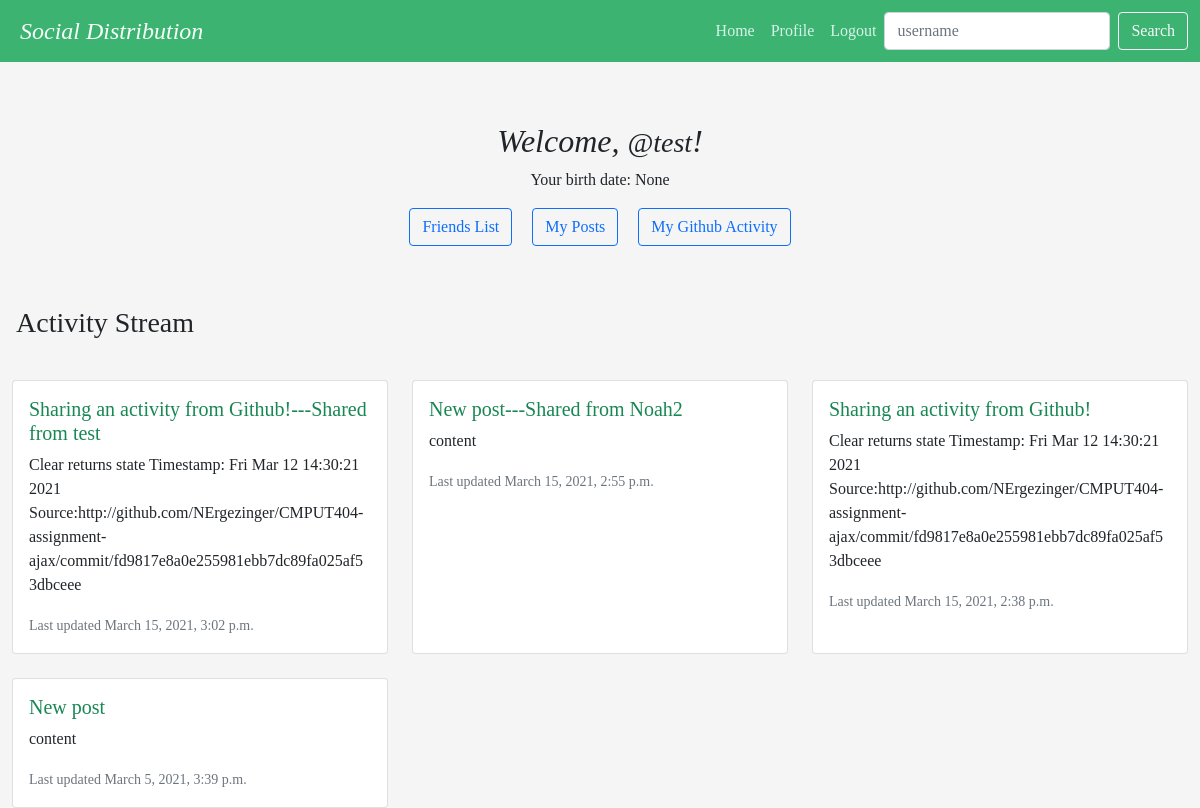
Screenshot of / (signed in) with the database file from the repository.
### Profile/models.py (models this page shows, shortened)
class Author(models.Model):
    user = models.OneToOneField(User, on_delete=models.CASCADE, related_name='author')
    id = models.UUIDField(primary_key=True, default=uuid.uuid4, editable=False)
    bio = models.TextField(max_length=500, blank=True)
    location = models.CharField(max_length=30, blank=True)
    birth_date = models.DateField(null=True, blank=True)
    github = models.CharField(max_length=50, blank=True)
    friends = models.ManyToManyField('self')
    following = models.ManyToManyField('self', symmetrical=False, related_name="following_list")
    followers = models.ManyToManyField('self', symmetrical=False, related_name="follower_list")
    @property
    def type(self):
        return 'author'
    @property
    def user_name(self):
        return self.user.username

class Post(models.Model):
    title = models.CharField(max_length=200)
    id = models.UUIDField(primary_key=True, default=uuid.uuid4, editable=False)
    url = models.CharField(max_length=200, blank=True)
    source = models.CharField(max_length=200, blank=True)
    origin = models.CharField(max_length=200, blank=True)
    description = models.TextField(blank=True)
    class ContentType(models.TextChoices):
        MARKDOWN = 'text/markdown' # common mark
        PLAIN = 'text/plain' # UTF-8
        BASE64 = 'application/base64'
        PNG = 'image/png' # embedded png
        JPEG = 'image/jpeg' # embedded jpeg
    content_type = models.CharField(
        max_length=40,
        choices = ContentType.choices,
        default=ContentType.PLAIN
    )
    content = models.TextField(blank=True)
    author = models.ForeignKey(Author, on_delete=models.CASCADE, null=True, related_name="posts")
    categories = models.ManyToManyField('PostCategory', blank=True)
    comments_count = models.IntegerField(default=0)
    comments_page_size = models.IntegerField(default=50)
    comments_first_page = models.CharField(max_length=200, null=True) # URL to first page of comments for this post
    comments = models.ManyToManyField('Comment', blank=True)
    timestamp = models.DateTimeField(default=timezone.now)
    likes_count = models.IntegerField(default=0)
    class Visibility(models.TextChoices):
        PUBLIC = 'PUBLIC'
        FRIENDS = 'FRIENDS'
    visibility = models.CharField(
        max_length=10,
        choices=Visibility.choices,
        default=Visibility.PUBLIC
    )
    unlisted = models.BooleanField(default=False) # used for images so that they don't show up in timelines
    @property
    def type(self):
        return 'post'
    def content_html(self):
        if self.content_type == Post.ContentType.PLAIN:
            return self.content
        elif self.content_type == Post.ContentType.MARKDOWN:
            return commonmark.commonmark(self.content)
        elif self.content_type == Post.ContentType.JPEG or self.content_type == Post.ContentType.PNG:
            return '<img src="' + reverse('Profile:view_post', kwargs={'author_id':self.author.id, 'post_id':self.id}) + '">'

### Profile/views.py (the view)
# urls.py: url(r'^$', Profile_views.home, name='home'), #homepage
@login_required(login_url='/login/')
def home(request):
	public_posts = Post.objects.filter(visibility='PUBLIC', unlisted=False).order_by('-timestamp')
	self_posts = Post.objects.filter(author=request.user.author, unlisted=False).order_by('-timestamp')
	friends = Author.objects.get(user__username=request.user.username).friends.all()
	friends_posts = Post.objects.filter(visibility='FRIENDS', unlisted=False).filter(author__in=friends).order_by('-timestamp')
	posts = public_posts | self_posts | friends_posts
	return render(request, 'profile/home.html', {'posts': posts})

### Profile/templates/profile/home.html (shortened to what this page needs)
{% extends 'base.html' %}
{% block content %}
  <div class="home">
    <h2 class="fst-italic">Welcome, {{ user.get_full_name }} <small>@{{ user.username }}</small>!</h2>
    <p>Your birth date: {{ user.author.birth_date }}</p>
    <a class="btn btn-outline-primary" href="/friends" role="button">Friends List</a>
    <a class="btn btn-outline-primary" href="/author/{{ user.author.id }}/view_posts" role="button">My Posts</a>
    <a class="btn btn-outline-primary" href="/github_activity" role="button">My Github Activity</a>
  </div>
  <h3 style="margin: 16px; text-align: left;"> Activity Stream </h3>
  <div class="row row-cols-1 row-cols-md-3 g-4">
    {% for post in posts %}
      <div class="col">
        <div class="card h-100">
          <div class="card-body">
            <h5 class="card-title"><a href="/author/{{post.author.id}}/view_post/{{post.id}}">{{post.title}}</a></h5>
            <p class="card-text">{{ post.content_html | safe }}</p>
            <p class="card-text"><small class="text-muted">Last updated {{post.timestamp}}</small></p>
          </div>
        </div>
      </div>
    {% endfor %}
  </div>
{% endblock %}

### Profile/static/profile/base.css (style rules this page uses)
body { display: block; font-family: "Georgia"; background-color: whitesmoke; }
.row { margin: 0 auto; }
.home { margin: 5% auto; width: fit-content; text-align: center; }
.home .btn { margin: 0 0.5em; }
.card-body { text-align: left; }
.card-body h5 a { text-decoration: none; color: #198754; }

### rows the page displays
Post: title "Sharing an activity from Github!---Shared from test", content_html "Clear returns state Timestamp: Fri Mar 12 14:30:21 2021 Source:http://github.com/NErgezinger/CMPUT404-assignment-ajax/commit/fd9817e8a0e255981ebb7dc89fa025af53dbceee", timestamp "March 15, 2021, 3:02 p.m."
Post: title "New post---Shared from Noah2", content_html "content", timestamp "March 15, 2021, 2:55 p.m."
Post: title "Sharing an activity from Github!", content_html "Clear returns state Timestamp: Fri Mar 12 14:30:21 2021 Source:http://github.com/NErgezinger/CMPUT404-assignment-ajax/commit/fd9817e8a0e255981ebb7dc89fa025af53dbceee", timestamp "March 15, 2021, 2:38 p.m."
Post: title "New post", content_html "content", timestamp "March 5, 2021, 3:39 p.m."

### other values shown
{{ user.username }} "test"
{{ user.author.birth_date }} "None"
